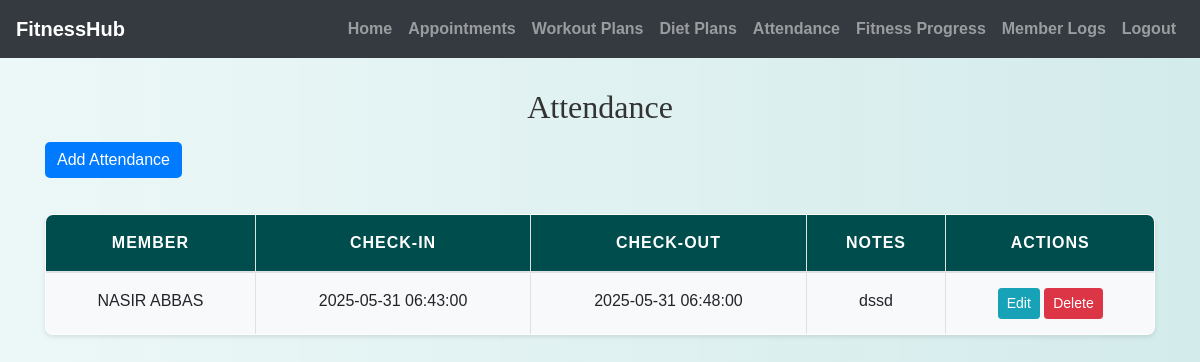
/trainer/attendance.php (signed in), run on the app's committed database.
### tables this page shows
CREATE TABLE `attendance` (
  `attendance_id` int(11) NOT NULL,
  `member_id` int(11) NOT NULL,
  `check_in` timestamp NOT NULL DEFAULT current_timestamp(),
  `check_out` timestamp NULL DEFAULT NULL,
  `trainer_id` int(11) DEFAULT NULL,
  `notes` text DEFAULT NULL
);

CREATE TABLE `members` (
  `member_id` int(11) NOT NULL,
  `first_name` varchar(50) NOT NULL,
  `last_name` varchar(50) NOT NULL,
  `date_of_birth` date DEFAULT NULL,
  `gender` enum('male','female','other') DEFAULT NULL,
  `address` text DEFAULT NULL,
  `emergency_contact_name` varchar(100) DEFAULT NULL,
  `emergency_contact_phone` varchar(20) DEFAULT NULL,
  `health_conditions` text DEFAULT NULL,
  `fitness_goals` text DEFAULT NULL,
  `height` decimal(5,2) DEFAULT NULL,
  `weight` decimal(5,2) DEFAULT NULL,
  `profile_picture` varchar(255) DEFAULT NULL,
  `email` varchar(100) DEFAULT NULL,
  `password` varchar(255) NOT NULL
);

### trainer/attendance.php (the view, shortened to what this page needs)
<?php
include('config.php');
$trainer_id = $_SESSION['trainer_id'];
$stmt = mysqli_prepare($conn, "SELECT a.*, m.first_name, m.last_name FROM attendance a
    JOIN members m ON a.member_id = m.member_id WHERE a.trainer_id = ? ORDER BY a.check_in DESC");
mysqli_stmt_bind_param($stmt, "i", $trainer_id);
mysqli_stmt_execute($stmt);
$records = mysqli_stmt_get_result($stmt);
?>
<!DOCTYPE html>
<html>
<head>
    <link rel="stylesheet" href="https://maxcdn.bootstrapcdn.com/bootstrap/4.5.2/css/bootstrap.min.css">
    <link rel="stylesheet" href="../css/style.css">
</head>
<body>
<?php include('navbar.php'); ?>
<div class="container mt-4">
    <h2 class="mb-3">Attendance</h2>
    <button class="btn btn-primary mb-3" data-toggle="modal" data-target="#attendanceModal" onclick="openAddModal()">Add Attendance</button>
    <table class="table table-bordered">
        <thead>
        <tr>
            <th>Member</th>
            <th>Check-In</th>
            <th>Check-Out</th>
            <th>Notes</th>
            <th>Actions</th>
        </tr>
        </thead>
        <tbody>
        <?php while ($row = mysqli_fetch_assoc($records)): ?>
            <tr>
                <td><?= htmlspecialchars($row['first_name'] . ' ' . $row['last_name']) ?></td>
                <td><?= $row['check_in'] ?></td>
                <td><?= $row['check_out'] ?? '-' ?></td>
                <td><?= htmlspecialchars($row['notes']) ?></td>
                <td>
                    <button class="btn btn-sm btn-info"
                        onclick="openEditModal(<?= $row['attendance_id'] ?>, <?= $row['member_id'] ?>, '<?= $row['check_in'] ?>', '<?= $row['check_out'] ?>', `<?= htmlspecialchars(addslashes($row['notes'])) ?>`)">
                        Edit
                    </button>
                    <a href="?delete=<?= $row['attendance_id'] ?>" class="btn btn-sm btn-danger" onclick="return confirm('Delete this record?')">Delete</a>
                </td>
            </tr>
        <?php endwhile; ?>
        </tbody>
    </table>
</div>
</body>
</html>

### css/style.css (style rules this page uses)
body { background: linear-gradient(90deg, rgba(233, 246, 246, 0.831), rgba(207, 233, 233, 0.9)); font-family: 'Arial', sans-serif; color: #333; line-height: 1.6; }
h1, h2, h3, h4 { text-align: center; margin-top: 30px; margin-bottom: 30px; font-family: 'Georgia', serif; }
.container { margin-bottom: 40px; }
.table { width: 100%; border-collapse: collapse; margin-top: 20px; font-size: 16px; background-color: #ffffff; border-radius: 8px; overflow: hidden; box-shadow: 0 2px 4px rgba(0, 0, 0, 0.1); }
.table th, .table td { padding: 15px; border: 1px solid #dee2e6; text-align: center; }
.table thead th { background-color: #004d4d; color: white; font-weight: bold; text-transform: uppercase; letter-spacing: 1px; }
.table tbody tr:nth-child(odd) { background-color: #f8f9fa; }
.btn-primary { color: #fff; border: none; border-radius: 5px; cursor: pointer; transition: background-color 0.3s ease; }
a { color: #006666; text-decoration: none; font-weight: bold; }

### data on the page
attendance: member.last_name "NASIR ABBAS", check_in "2025-05-31 06:43:00", check_out "2025-05-31 06:48:00", notes "dssd"
